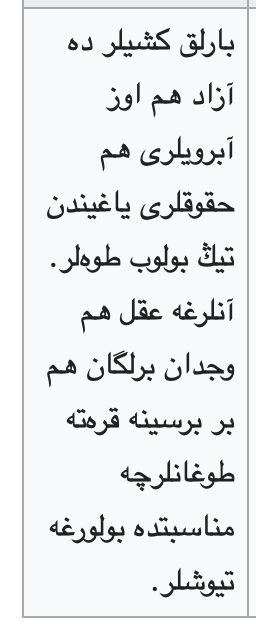
#> input picture Elnar/tatar_transcriber/test2.png, 256 x 628 px
$ python main.py
#> lines starting #> are read from the running program, lines starting #| are printed output that depends on the picture; after the words box and inside, x2 and y2 are one past the last pixel; in counts of white or black regions, pixels touching at a corner belong together
from PIL import Image, ImageOps, ImageEnhance
import cv2
import numpy as np
import pytesseract
from normalize import clean_text, normalize_arabic
from transliterate import transliterate, latin_to_cyrillic

# -----------------------------
# 1. Improved image preprocessing for OCR
# -----------------------------
def preprocess_image(file_path):
    """
    Convert image to black-and-white, enhance contrast, denoise for better OCR
    """
#> called with file_path = 'test2.png'
    image = Image.open(file_path)
#> image is the input picture: PIL image 256x628 RGBA; mean R, G, B, A 233.2, 234.2, 235.3, 255
    gray = ImageOps.grayscale(image)

    # Enhance contrast
    enhancer = ImageEnhance.Contrast(gray)
    gray = enhancer.enhance(2.0)
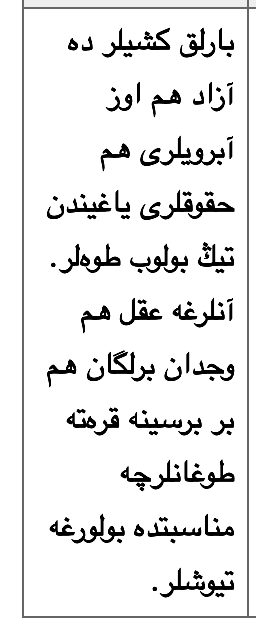
#> gray: PIL image 256x628 L; min 0, max 255, mean 233.3

    # Resize to improve OCR recognition
    gray = gray.resize((gray.width*2, gray.height*2))
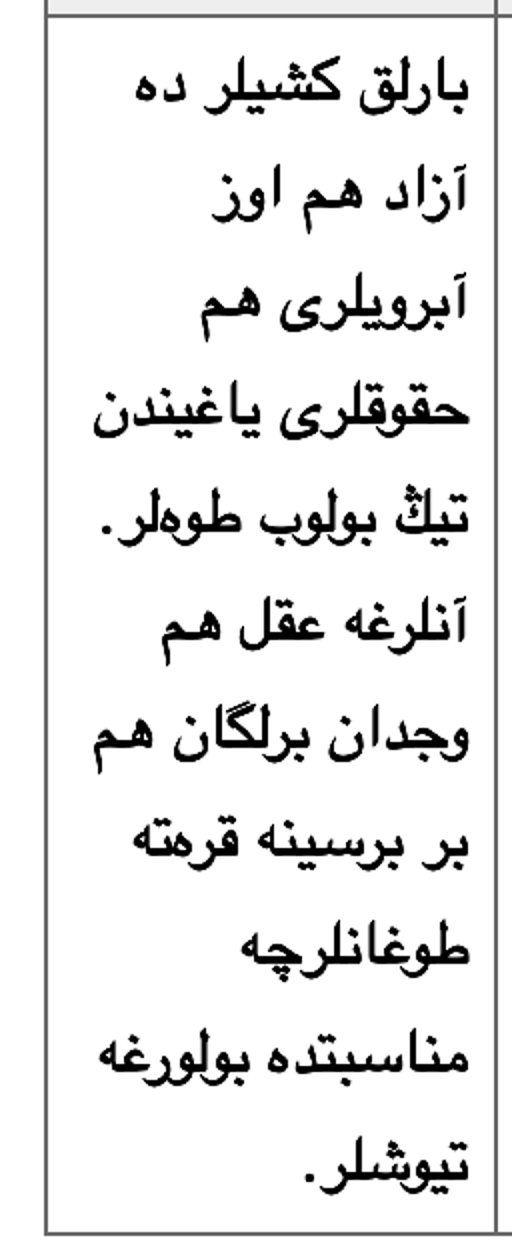
#> gray: PIL image 512x1256 L; min 0, max 255, mean 233.1

    # Convert to numpy array for OpenCV
    img_np = np.array(gray)

    # Median filter to remove noise
    img_np = cv2.medianBlur(img_np, 3)

    # Binarization (thresholding)
    _, img_np = cv2.threshold(img_np, 140, 255, cv2.THRESH_BINARY)
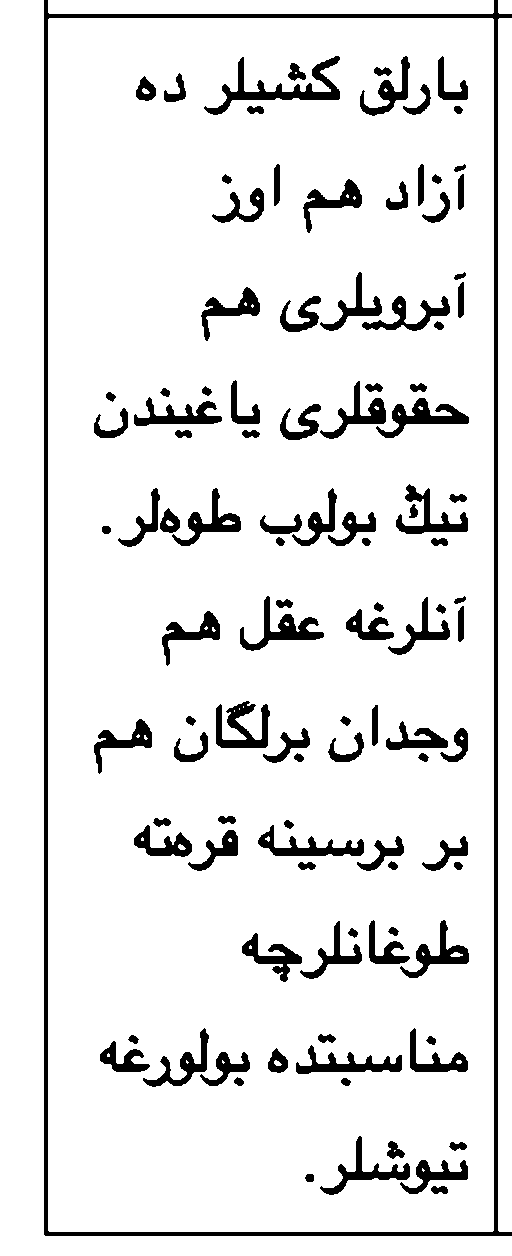
#> img_np: shape (1256, 512); 90.6% white; 109 black regions, largest, box (x1, y1, x2, y2) and area: (44, 0, 512, 1236) 13576, (204, 56, 340, 115) 1914, (240, 596, 324, 651) 1324

    processed = Image.fromarray(img_np)
    return processed

# -----------------------------
# 2. OCR recognition
# -----------------------------
processed_image = preprocess_image("test2.png")
#> (the run stopped early here; a loop or call above may not have finished)

$ run again, with Elnar/tatar_transcriber/test1.png copied over Elnar/tatar_transcriber/test2.png
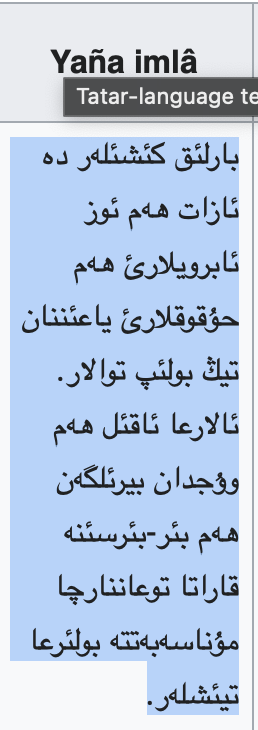
#> input picture Elnar/tatar_transcriber/test1.png, 258 x 730 px
#> in preprocess_image, image is the input picture: PIL image 258x730 RGBA; mean R, G, B, A 185.1, 201.9, 225.5, 255
#> in preprocess_image, `gray = gray.resize((gray.width*2, gray.height*2))`:
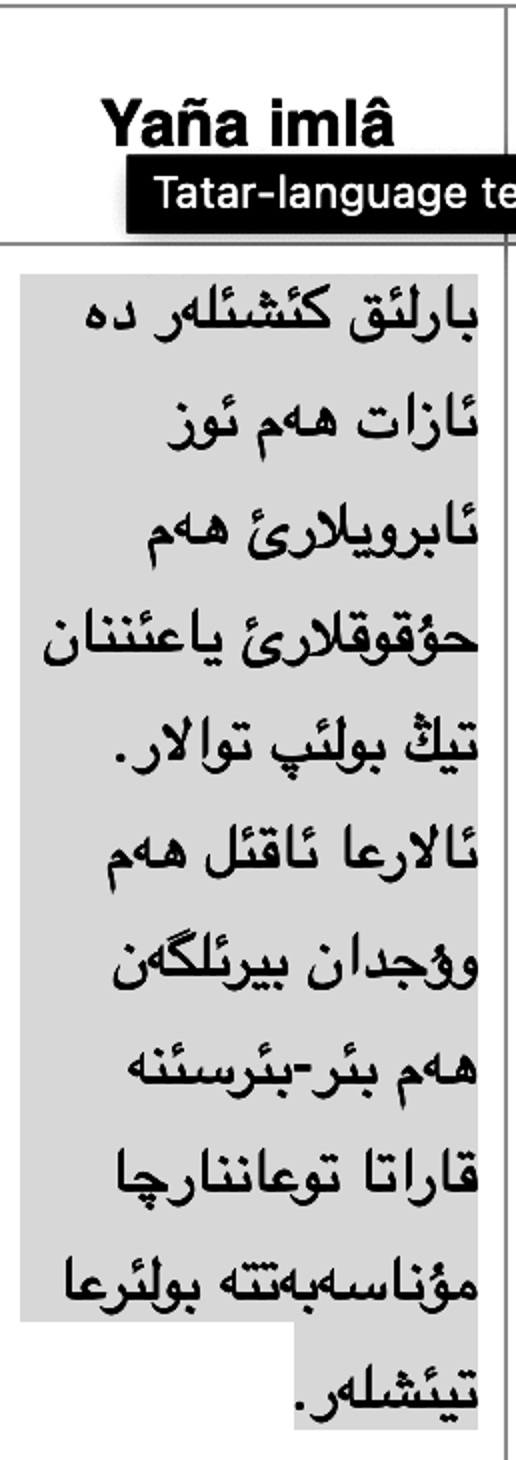
#> gray: PIL image 516x1460 L; min 0, max 255, mean 199.9
#> in preprocess_image, `_, img_np = cv2.threshold(img_np, 140, 255, cv2.THRESH_BINARY)`:
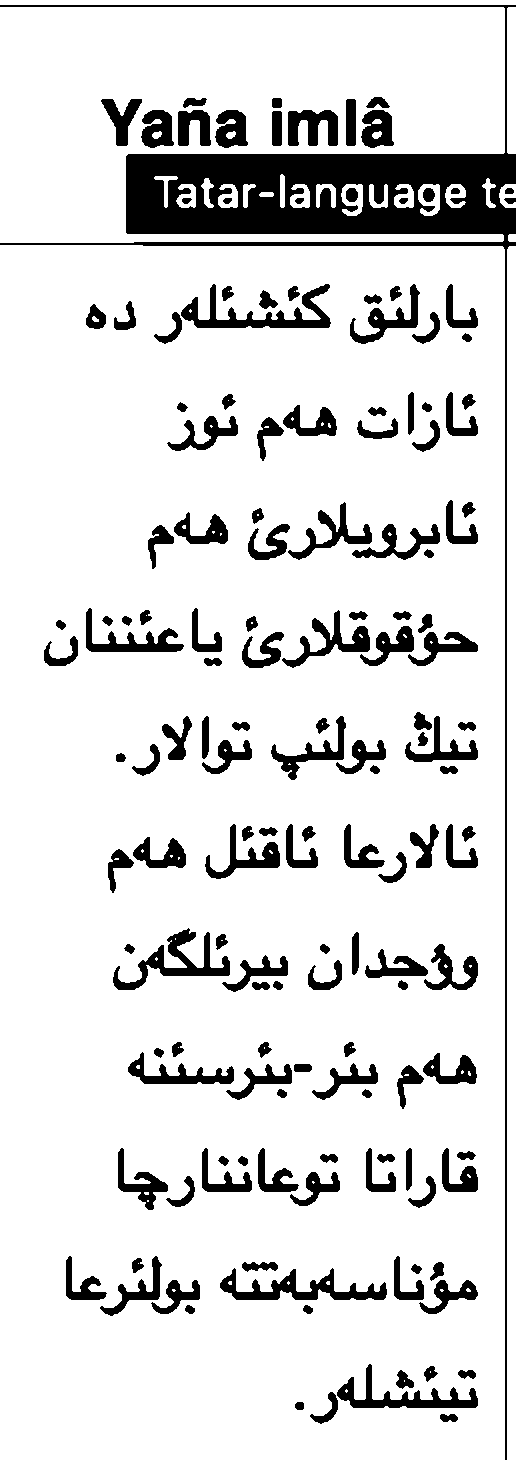
#> img_np: shape (1460, 516); 86.9% white; 155 black regions, largest, box (x1, y1, x2, y2) and area: (0, 5, 516, 1460) 32055, (181, 284, 331, 328) 2250, (220, 1268, 387, 1300) 2129
